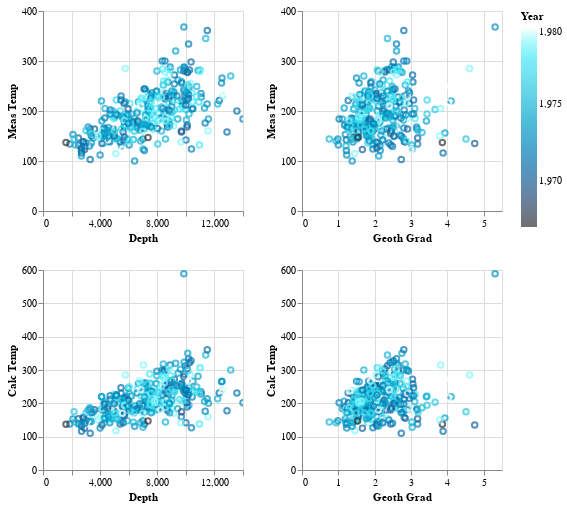

Notebook code for this chart:
### Code cell
alt.Chart(df).mark_point().encode(
    alt.X(alt.repeat("column"), type='quantitative'),
    alt.Y(alt.repeat("row"), type='quantitative'),
    color=alt.Color('Year:Q',scale = alt.Scale(scheme = 'darkblue'))
).properties(
    width=200,
    height=200
).repeat(
    row=['Meas Temp', 'Calc Temp'],
    column=['Depth', 'Geoth Grad']
).interactive()

### Figure 1 — Vega-Lite specification as saved in the notebook (floating-point values rounded to 4 significant figures; data arrays with more than 128 entries replaced by an {"elided": "..."} marker saying what was removed)
{"config": {"view": {"continuousWidth": 400, "continuousHeight": 300}}, "repeat": {"column": ["Depth", "Geoth Grad"], "row": ["Meas Temp", "Calc Temp"]}, "spec": {"data": {"name": "data-c26c150453a771db3923a9085244cc78"}, "mark": "point", "encoding": {"color": {"type": "quantitative", "field": "Year", "scale": {"scheme": "darkblue"}}, "x": {"type": "quantitative", "field": {"repeat": "column"}}, "y": {"type": "quantitative", "field": {"repeat": "row"}}}, "height": 200, "selection": {"selector002": {"type": "interval", "bind": "scales", "encodings": ["x", "y"]}}, "width": 200}, "$schema": "https://vega.github.io/schema/vega-lite/v4.8.1.json", "datasets": {"data-c26c150453a771db3923a9085244cc78": {"elided": "593 records"}}}
